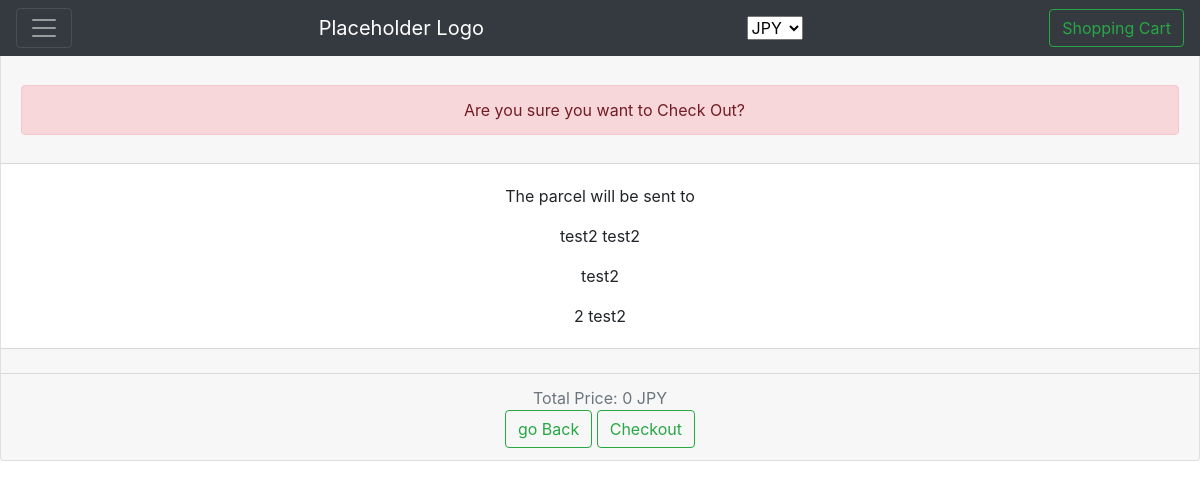
The page /dist/checkout_check.php (signed in) on the database its author committed.
### tables this page shows
CREATE TABLE `customer` (
  `customer_id` int(255) NOT NULL,
  `username` varchar(255) NOT NULL,
  `email` varchar(255) NOT NULL,
  `pass` varchar(255) NOT NULL,
  `gname` varchar(255) NOT NULL,
  `surname` varchar(255) NOT NULL,
  `address` varchar(255) NOT NULL,
  `plz` int(10) NOT NULL,
  `city` varchar(255) NOT NULL,
  `currency_id` int(11) NOT NULL DEFAULT '1'
);

### dist/php/db_functions.php (called while the page is built, shortened)
<?php
class userClass
{
  private $conn;
  public function __construct()
  {
    $database = new Database();
    $db = $database->dbConnection();
    $this->conn = $db;
  }
  public function runQuery($sql)
  {
    $stmt = $this->conn->prepare($sql);
    return $stmt;
  }
  public function is_loggedin()
  {
    if(isset($_SESSION['user_session']))
    {
      return true;
    }
  }
  public function getCurrency()
  {
    if($this->is_loggedin()) {
      $stmt = $this->runQuery("SELECT * FROM customer_currency WHERE customer_id=:customer_id");
      $stmt->execute(array(':customer_id' => $_SESSION['user_session']));
      $currency = $stmt->fetch(PDO::FETCH_ASSOC);
      return $currency['currency'];
    }
    else
    {
      return "EUR";
    }
  }
}

### dist/php/checkout_check_page.php (the view, shortened to what this page needs)
<?php
$user_req = new userClass();
$stmt = $user_req->runQuery("SELECT * FROM customer WHERE customer_id =:customer_id");
$stmt->execute(array(':customer_id'=>$_SESSION['user_session']));
$userRow=$stmt->fetch(PDO::FETCH_ASSOC);
$total_price = 0;
?>
<br/><br/>
<div class="card text-center">
    <div class="card-header">
        <br/>
        <?php
        if(isset($message))
        {
            ?>
            <div class="alert alert-danger">
                <i class="glyphicon glyphicon-warning-sign"></i> &nbsp; <?php echo $message; ?>
            </div>
            <?php
        }
        ?>
    </div>
    <div class="card-body">
        <p class="card-text">The parcel will be sent to</p>
      <p class="card-text"><?php echo($userRow['gname'])?> <?php echo($userRow['surname'])?></p>
      <p class="card-text"><?php echo($userRow['address'])?></p>
      <p class="card-text"><?php echo($userRow['plz'])?> <?php echo($userRow['city'])?></p>
    </div>
  <div class="card-footer text-muted">
  </div>
    <div class="card-footer text-muted">
      Total Price: <?php echo($total_price);?> <?php echo($user_req->getCurrency());?>
      <br/>
        <a href="index.php" class="btn btn-outline-success my-2 my-sm-0" value="">go Back</a>
        <a href="checkout.php" class="btn btn-outline-success my-2 my-sm-0" value="">Checkout</a>
    </div>
</div>

### rows shown on the page
customer: gname "test2", surname "test2", address "test2", plz "2", city "test2"

### other values the page prints
$message "Are you sure you want to Check Out?"
$total_price "0"
$user_req->getCurrency() "JPY"
